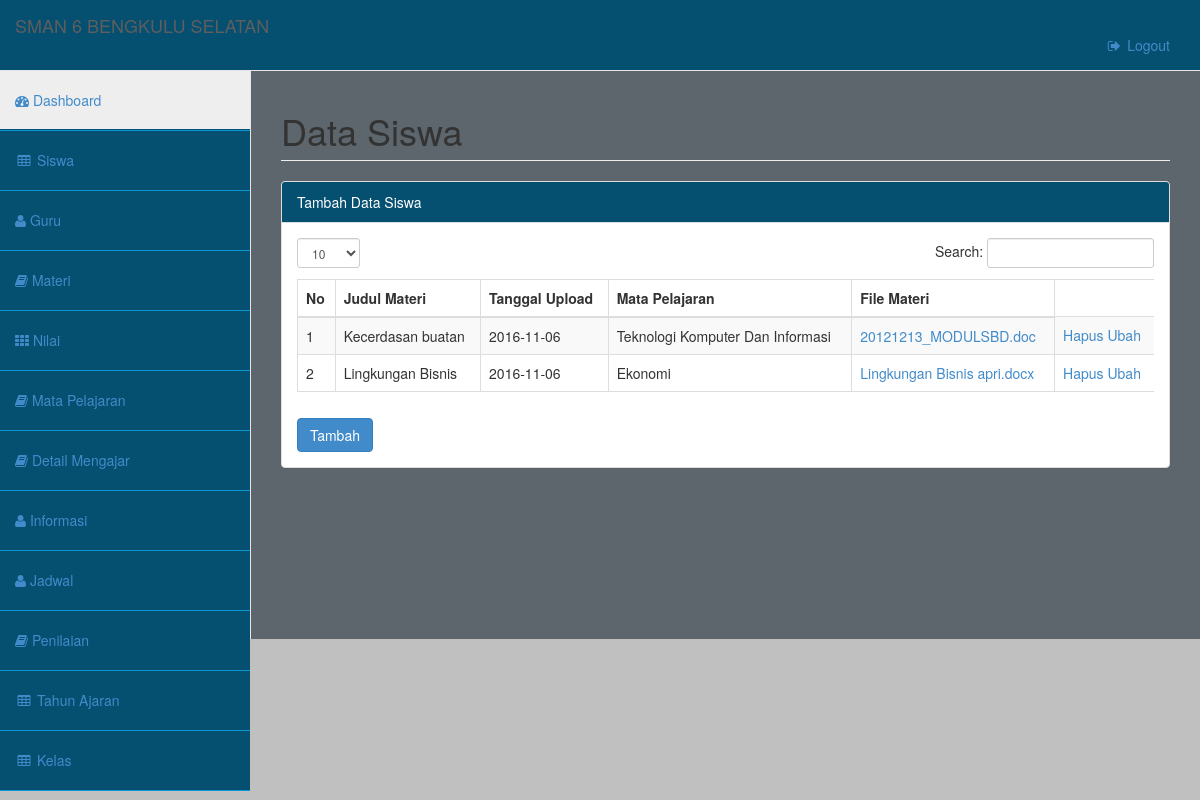
The page /admin/index.php?halaman=materi (signed in) on the database its author committed.
### tables this page shows
CREATE TABLE IF NOT EXISTS `materi` (
  `id_materi` int(11) NOT NULL AUTO_INCREMENT,
  `judul_materi` varchar(225) NOT NULL,
  `tanggal_upload` date NOT NULL,
  `file_materi` varchar(225) NOT NULL,
  `id_matpel` int(11) NOT NULL,
  PRIMARY KEY (`id_materi`)
);

CREATE TABLE IF NOT EXISTS `matpel` (
  `id_matpel` int(11) NOT NULL AUTO_INCREMENT,
  `nama_matpel` varchar(225) NOT NULL,
  `id_guru` int(11) NOT NULL,
  PRIMARY KEY (`id_matpel`)
);

### config/koneksi.php (called while the page is built, shortened)
<?php
class materi{
	function tampilmateri() {
		$materi=mysql_query("SELECT * FROM materi");
		while($m=mysql_fetch_array($materi))
			$data[]=$m;
			return $data;
	}
}
class matpel{
	function tampilmatpel(){
		$matpel=mysql_query("SELECT * FROM matpel");
		while($p=mysql_fetch_array($matpel))
			$data[]=$p;
		return $data;
	}
}
?>

### admin/materi.php (the view, shortened to what this page needs)
<?Php
if(isset($_GET['bagian'])) {
	if($_GET['bagian']=='tambah') { ?>
	<div id="page-wrapper">
            <div class="row">
                <div class="col-lg-12">
                    <h1 class="page-header">Data Materi</h1>
                </div>
            </div>
            <div class="row">
                <div class="col-lg-12">
                    <div class="panel panel-default">
                        <div class="panel-heading">
                            Tambah Data Materi
                        </div>
                        <div class="panel-body">
                            <div class="table-responsive">
                      <form class="form-horizontal style-form" method="POST" enctype="multipart/form-data">
                        <div class="form-group">
                        	<label class="col-sm-2 col-sm-2">Judul Materi :</label>
                        	<div class="col-sm-10">
                        	<input type="text" name="judul_materi" class="form-control" placeholder="">
                        	</div>
                        </div>
                        <div class="form-group">
                        	<label class="col-sm-2 col-sm-2">Mata pelajaran :</label>
                        	<div class="col-sm-10">
                        	<select class="form-control" name="id_matpel" id="">
                        	<option>Pilih pelajaran</option>
                        	<?php
                            IF($_SESSION['tipe']=='admin') {
                            $gurupelajaran=$matpel->tampilmatpel();
                            foreach ($gurupelajaran as $gurumatpel) { ?>
                            <option value="<?php echo $gurumatpel['id_matpel']; ?>"><?php echo $gurumatpel['nama_matpel']; ?></option>
                            <?php }
                            }else{
                            $gurupelajaran=$matpel->tampilmatpelguru($_SESSION['idguru']);
                            foreach ($gurupelajaran as $gurumatpel) { ?>
                            <option value="<?php echo $gurumatpel['id_matpel']; ?>"><?php echo $gurumatpel['nama_matpel']; ?></option>
                            <?php }
                            }
                            ?>
                        	</select>
                        	</div>
                        </div>
                        <div class="form-group">
                        	<label class="col-sm-2 col-sm-2">File Materi :</label>
                        	<div class="col-sm-10">
                        	<input type="file" name="file_materi" class="form-control">
                        	</div>
                        </div>
                        	<input type="submit" name="simpanmateri" value="Simpan">
                        <?php
                        $tanggal=date("Y-m-d");
						if(isset ($_POST['simpanmateri'])){
							$pelajaran->simpanmateri($_POST['judul_materi'],$tanggal,$_POST['id_matpel'] ,$_FILES['file_materi']);
							echo"<script>alert('data tersimpan'); window.location='index.php?halaman=materi';</script>";
							}
						?>
                       </form>
                  </div>
          		</div>
          	</div>
		    </div>
      </div>
  </div>
	<?php }elseif ($_GET['bagian']=='ubah') { ?>
	<div id="page-wrapper">
            <div class="row">
                <div class="col-lg-12">
                    <h1 class="page-header">Data Materi</h1>
                </div>
            </div>
            <div class="row">
                <div class="col-lg-12">
                    <div class="panel panel-default">
                        <div class="panel-heading">
                            Ubah Data Materi
                        </div>
                        <div class="panel-body">
                            <div class="table-responsive">
                        <?php
            						$buku= $pelajaran->ambilmateri($_GET['id_materi']);
            						foreach ($buku as $bukupelajaran){
            					?>
                      <form class="form-horizontal style-form" method="POST" enctype="multipart/form-data">
                        <div class="form-group">
                        	<label class="col-sm-2 col-sm-2">Judul Materi :</label>
                        	<div class="col-sm-10">
                        	<input type="text" name="judul_materi" class="form-control" value="<?php echo $bukupelajaran['judul_materi']; ?> ">
                        	</div>
                        </div>
                        <div class="form-group">
                            <label class="col-sm-2 col-sm-2">Mata pelajaran :</label>
                            <div class="col-sm-10">
                            <select class="form-control" name="id_matpel" id="">
                            <option>Pilih pelajaran</option>
                            <?php
                            if($_SESSION['tipe']=='admin') {
                            $gurupelajaran=$matpel->tampilmatpel();
                            foreach ($gurupelajaran as $gurumatpel) { ?>
                            <option value="<?php echo $gurumatpel['id_matpel']; ?>"><?php echo $gurumatpel['nama_matpel']; ?></option>
                            <?php }
                            }else{
                            $gurupelajaran=$matpel->tampilmatpelguru($_SESSION['idguru']);
                            foreach ($gurupelajaran as $gurumatpel) { ?>
                            <option value="<?php echo $gurumatpel['id_matpel']; ?>"><?php echo $gurumatpel['nama_matpel']; ?></option>
                            <?php }
                            }
                            ?>
                            </select>
                            </div>
                        </div>
                        <div class="form-group">
                        	<label class="col-sm-2 col-sm-2">File Materi :</label>
                        	<div class="col-sm-10">
                        	<input type="file" name="file_materi" class="form-control" value="<?php echo $bukupelajaran['file_materi']; ?> ">
                        	</div>
                        </div>
                        	<input type="submit" name="ubahmateri" value="Simpan">
                        <?php
                        $tanggal=date("Y-m-d");
						if(isset ($_POST['ubahmateri'])) {
							$pelajaran->ubahmateri($_POST['judul_materi'],$tanggal,$_POST['id_matpel'] ,$_FILES['file_materi'],$_GET['id_materi']);
							echo"<script>alert('data tersimpan'); window.location='index.php?halaman=materi';</script>";
							}
						?>
                       </form>
                       <?php } ?>
                  </div>
          		</div>
          	</div>
		  </div>
    </div>
  </div>
	<?php
	}
} else{ ?>
	<div id="page-wrapper">
            <div class="row">
                <div class="col-lg-12">
                    <h1 class="page-header">Data Siswa</h1>
                </div>
            </div>
            <div class="row">
                <div class="col-lg-12">
                    <div class="panel panel-default">
                        <div class="panel-heading">
                            Tambah Data Siswa
                        </div>
                        <div class="panel-body">
                            <div class="table-responsive">
                            <div id="dataTables-example_wrapper" class="dataTables_wrapper form-inline" role="grid">
                              <div class="row">
                                <div class="col-sm-6">
                                  <div class="dataTables_length" id="dataTables-example_length">
                                  <label>
                              <select name="dataTables-example_length" aria-controls="dataTables-example"
                              class="form-control input-sm">
                              <option value="10">10</option>
                              </select>
                            </label>
                                 </div>
                                </div>
                               <div class="col-sm-6">
                               <div class="dataTables_filter" id="dataTables-example_filter">
                               <label>Search:
                               <input aria-controls="dataTables-example" class="form-control input-sm" type="search">
                               </label>
                               </div>
                               </div>
                               </div>
		                <table aria-describedby="dataTables-example_info"
                          class="table table-striped table-bordered table-hover dataTable no-footer" id="dataTables-example">
		                <thead>
		                <tr>
		                	<th>No</th>
		                	<th>Judul Materi</th>
		                	<th>Tanggal Upload</th>
		                	<th>Mata Pelajaran</th>
		                	<th>File Materi</th>
		                </tr>
		                </thead>
		                <tbody>
        				      	<?php
        							if($_SESSION['tipe']=='admin' || $_SESSION['tipe']=='guru'){
        								$nomor= 1;
        							$buku= $pelajaran->tampilmateri();
        							foreach ($buku as $bukupelajaran){
        						?>
        						<tr>
        							<td> <?php echo $nomor; ?></td>
        							<td> <?php echo $bukupelajaran ['judul_materi']; ?></td>
        							<td><?php echo $bukupelajaran['tanggal_upload']; ?></td>
        							<td>
        								<?php
        								$matapel = $matpel->tampilmatpel();
        								foreach ($matapel as $pelajaran) {
        									if ($bukupelajaran['id_matpel']==$pelajaran['id_matpel']) {
        										echo $pelajaran['nama_matpel'];
        									}
        								}
        								 ?>
        							</td>
        							<td><a href="file_upload/<?php echo $bukupelajaran['file_materi']; ?>"><?php echo $bukupelajaran['file_materi']; ?></a></td>
        							<td><a href="index.php?halaman=materi&aksi=hapus&id_materi=<?php echo $bukupelajaran['id_materi'] ?>">Hapus</a>
        							<a href="index.php?halaman=materi&bagian=ubah&id_materi=<?php echo $bukupelajaran['id_materi'] ?>">Ubah</a></td>
        						</tr>
        						<?php
        						$nomor++;
        						}
        							}
        							?>
        						</tbody>
        		            </table>
        	             </div><! --/content-panel -->
        	              <br>
        	              <?php
                         if($_SESSION['tipe']=='admin' || $_SESSION['tipe']=='guru')
                        {
                        ?>
                        <a href="index.php?halaman=materi&bagian=tambah" class="btn btn-primary">Tambah</a>
                        <?php } ?>
	              </div>
			</div>
		</div>
	</div>
</div>
</div>
<?php }
?>

### admin/css/style.css (style rules this page uses)
.panel .panel-heading { background:#054F70; color:#fff; }

### admin/css/sb-admin-2.css (style rules this page uses)
body { background-color: #c0c0c0; }
#page-wrapper { padding: 0 15px; min-height: 568px; background-color: #5D666C; }
@media (min-width:768px) { #page-wrapper { position: inherit; margin: 0 0 0 250px; padding: 0 30px; border-left: 1px solid #e7e7e7; } }

### rows shown on the page
materi: judul_materi "Kecerdasan buatan", tanggal_upload "2016-11-06", file_materi "20121213_MODULSBD.doc"
matpel: nama_matpel "Teknologi Komputer Dan Informasi"
materi: judul_materi "Lingkungan Bisnis", tanggal_upload "2016-11-06", file_materi "Lingkungan Bisnis apri.docx"
matpel: nama_matpel "Ekonomi"
